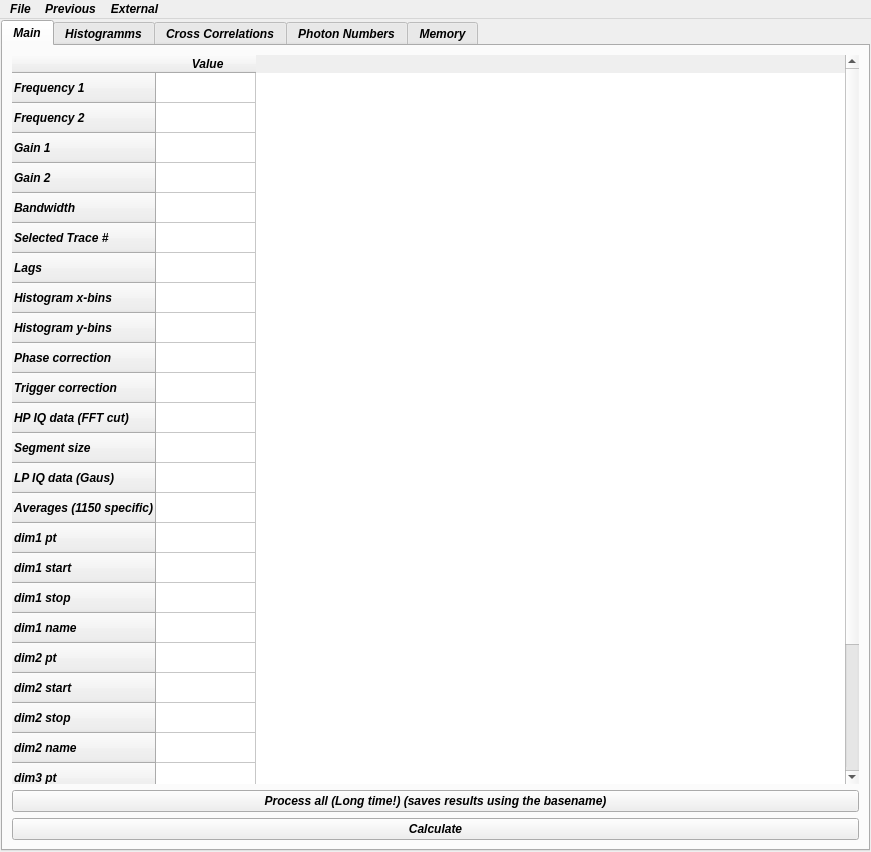
<?xml version="1.0" encoding="UTF-8"?>
<ui version="4.0">
 <class>MainWindow</class>
 <widget class="QMainWindow" name="MainWindow">
  <property name="geometry">
   <rect>
    <x>0</x>
    <y>0</y>
    <width>871</width>
    <height>852</height>
   </rect>
  </property>
  <property name="font">
   <font>
    <weight>75</weight>
    <italic>true</italic>
    <bold>true</bold>
   </font>
  </property>
  <property name="windowTitle">
   <string>MainWindow</string>
  </property>
  <property name="unifiedTitleAndToolBarOnMac">
   <bool>false</bool>
  </property>
  <widget class="QWidget" name="centralwidget">
   <property name="sizePolicy">
    <sizepolicy hsizetype="Expanding" vsizetype="Expanding">
     <horstretch>0</horstretch>
     <verstretch>0</verstretch>
    </sizepolicy>
   </property>
   <property name="minimumSize">
    <size>
     <width>175</width>
     <height>280</height>
    </size>
   </property>
   <layout class="QHBoxLayout" name="horizontalLayout_2">
    <property name="spacing">
     <number>0</number>
    </property>
    <property name="margin">
     <number>1</number>
    </property>
    <item>
     <layout class="QVBoxLayout" name="verticalLayout_2">
      <item>
       <widget class="QTabWidget" name="tabWidget">
        <property name="currentIndex">
         <number>0</number>
        </property>
        <widget class="QWidget" name="tab_1">
         <attribute name="title">
          <string>Main</string>
         </attribute>
         <layout class="QVBoxLayout" name="verticalLayout_6">
          <item>
           <widget class="QTableWidget" name="tableWidget">
            <property name="sizePolicy">
             <sizepolicy hsizetype="Minimum" vsizetype="Minimum">
              <horstretch>0</horstretch>
              <verstretch>0</verstretch>
             </sizepolicy>
            </property>
            <property name="minimumSize">
             <size>
              <width>0</width>
              <height>0</height>
             </size>
            </property>
            <property name="layoutDirection">
             <enum>Qt::LeftToRight</enum>
            </property>
            <property name="autoFillBackground">
             <bool>false</bool>
            </property>
            <property name="frameShape">
             <enum>QFrame::NoFrame</enum>
            </property>
            <property name="frameShadow">
             <enum>QFrame::Plain</enum>
            </property>
            <row>
             <property name="text">
              <string>Frequency 1</string>
             </property>
            </row>
            <row>
             <property name="text">
              <string>Frequency 2</string>
             </property>
            </row>
            <row>
             <property name="text">
              <string>Gain 1</string>
             </property>
            </row>
            <row>
             <property name="text">
              <string>Gain 2</string>
             </property>
            </row>
            <row>
             <property name="text">
              <string>Bandwidth</string>
             </property>
            </row>
            <row>
             <property name="text">
              <string>Selected Trace #</string>
             </property>
            </row>
            <row>
             <property name="text">
              <string>Lags</string>
             </property>
            </row>
            <row>
             <property name="text">
              <string>Histogram x-bins</string>
             </property>
            </row>
            <row>
             <property name="text">
              <string>Histogram y-bins</string>
             </property>
            </row>
            <row>
             <property name="text">
              <string>Phase correction</string>
             </property>
            </row>
            <row>
             <property name="text">
              <string>Trigger correction</string>
             </property>
            </row>
            <row>
             <property name="text">
              <string>HP IQ data (FFT cut)</string>
             </property>
            </row>
            <row>
             <property name="text">
              <string>Segment size</string>
             </property>
            </row>
            <row>
             <property name="text">
              <string>LP IQ data (Gaus)</string>
             </property>
            </row>
            <row>
             <property name="text">
              <string>Averages (1150 specific)</string>
             </property>
            </row>
            <row>
             <property name="text">
              <string>dim1 pt</string>
             </property>
            </row>
            <row>
             <property name="text">
              <string>dim1 start</string>
             </property>
            </row>
            <row>
             <property name="text">
              <string>dim1 stop</string>
             </property>
            </row>
            <row>
             <property name="text">
              <string>dim1 name</string>
             </property>
            </row>
            <row>
             <property name="text">
              <string>dim2 pt</string>
             </property>
            </row>
            <row>
             <property name="text">
              <string>dim2 start</string>
             </property>
            </row>
            <row>
             <property name="text">
              <string>dim2 stop</string>
             </property>
            </row>
            <row>
             <property name="text">
              <string>dim2 name</string>
             </property>
            </row>
            <row>
             <property name="text">
              <string>dim3 pt</string>
             </property>
            </row>
            <row>
             <property name="text">
              <string>dim3 start</string>
             </property>
            </row>
            <row>
             <property name="text">
              <string>dim3 stop</string>
             </property>
            </row>
            <row>
             <property name="text">
              <string>dim3 name</string>
             </property>
            </row>
            <row>
             <property name="text">
              <string>Process num</string>
             </property>
            </row>
            <column>
             <property name="text">
              <string> Value</string>
             </property>
            </column>
            <item row="2" column="0">
             <property name="text">
              <string notr="true"/>
             </property>
             <property name="textAlignment">
              <set>AlignLeft|AlignVCenter</set>
             </property>
            </item>
           </widget>
          </item>
          <item>
           <widget class="QPushButton" name="Process_all">
            <property name="sizePolicy">
             <sizepolicy hsizetype="Minimum" vsizetype="Fixed">
              <horstretch>0</horstretch>
              <verstretch>0</verstretch>
             </sizepolicy>
            </property>
            <property name="text">
             <string>Process all (Long time!) (saves results using the basename)</string>
            </property>
           </widget>
          </item>
          <item>
           <widget class="QPushButton" name="makeHistogram">
            <property name="sizePolicy">
             <sizepolicy hsizetype="Minimum" vsizetype="Fixed">
              <horstretch>0</horstretch>
              <verstretch>0</verstretch>
             </sizepolicy>
            </property>
            <property name="text">
             <string>Calculate</string>
            </property>
           </widget>
          </item>
         </layout>
        </widget>
        <widget class="QWidget" name="tab_2">
         <attribute name="title">
          <string>Histogramms</string>
         </attribute>
         <layout class="QVBoxLayout" name="verticalLayout_7">
          <item>
           <layout class="QVBoxLayout" name="HistLayout"/>
          </item>
         </layout>
        </widget>
        <widget class="QWidget" name="tab_4">
         <attribute name="title">
          <string>Cross Correlations</string>
         </attribute>
         <layout class="QVBoxLayout" name="verticalLayout_8">
          <item>
           <widget class="QToolBox" name="toolBox_2">
            <property name="currentIndex">
             <number>0</number>
            </property>
            <widget class="QWidget" name="cc_page">
             <property name="geometry">
              <rect>
               <x>0</x>
               <y>0</y>
               <width>821</width>
               <height>704</height>
              </rect>
             </property>
             <attribute name="label">
              <string>Cross correlations</string>
             </attribute>
             <layout class="QVBoxLayout" name="verticalLayout_10">
              <item>
               <layout class="QVBoxLayout" name="CorrLayout"/>
              </item>
             </layout>
            </widget>
            <widget class="QWidget" name="TMS_page">
             <property name="geometry">
              <rect>
               <x>0</x>
               <y>0</y>
               <width>98</width>
               <height>28</height>
              </rect>
             </property>
             <attribute name="label">
              <string>Two Mode Squeezing</string>
             </attribute>
             <layout class="QVBoxLayout" name="verticalLayout_11">
              <item>
               <layout class="QVBoxLayout" name="TMSLayout"/>
              </item>
             </layout>
            </widget>
           </widget>
          </item>
         </layout>
        </widget>
        <widget class="QWidget" name="tab_3">
         <attribute name="title">
          <string>Photon Numbers</string>
         </attribute>
         <layout class="QVBoxLayout" name="verticalLayout_9">
          <item>
           <widget class="QToolBox" name="toolBox_3">
            <property name="currentIndex">
             <number>1</number>
            </property>
            <widget class="QWidget" name="phn1_page">
             <property name="geometry">
              <rect>
               <x>0</x>
               <y>0</y>
               <width>98</width>
               <height>28</height>
              </rect>
             </property>
             <attribute name="label">
              <string>Page 1</string>
             </attribute>
             <layout class="QVBoxLayout" name="verticalLayout_3">
              <item>
               <layout class="QVBoxLayout" name="phn1"/>
              </item>
             </layout>
            </widget>
            <widget class="QWidget" name="phn2_page">
             <property name="geometry">
              <rect>
               <x>0</x>
               <y>0</y>
               <width>821</width>
               <height>704</height>
              </rect>
             </property>
             <attribute name="label">
              <string>Page 2</string>
             </attribute>
             <layout class="QVBoxLayout" name="verticalLayout">
              <item>
               <layout class="QVBoxLayout" name="phn2"/>
              </item>
             </layout>
            </widget>
           </widget>
          </item>
         </layout>
        </widget>
        <widget class="QWidget" name="tab_5">
         <attribute name="title">
          <string>Memory</string>
         </attribute>
         <layout class="QVBoxLayout" name="verticalLayout_12">
          <item>
           <widget class="QListWidget" name="selectDat"/>
          </item>
         </layout>
        </widget>
       </widget>
      </item>
     </layout>
    </item>
   </layout>
  </widget>
  <widget class="QMenuBar" name="menubar">
   <property name="geometry">
    <rect>
     <x>0</x>
     <y>0</y>
     <width>871</width>
     <height>22</height>
    </rect>
   </property>
   <property name="nativeMenuBar">
    <bool>false</bool>
   </property>
   <widget class="QMenu" name="menuFile">
    <property name="title">
     <string>File</string>
    </property>
    <addaction name="open_hdf5_on"/>
    <addaction name="open_hdf5_off"/>
    <addaction name="save_mtx_as"/>
    <addaction name="save_mtx"/>
    <addaction name="action_Quit"/>
   </widget>
   <widget class="QMenu" name="menuPrevious">
    <property name="title">
     <string>Previous</string>
    </property>
    <addaction name="actionSavePrev"/>
    <addaction name="actionLoadPrev"/>
   </widget>
   <widget class="QMenu" name="menuExternal">
    <property name="title">
     <string>External</string>
    </property>
    <addaction name="actionMtx_files"/>
    <addaction name="action2d_plots"/>
   </widget>
   <addaction name="menuFile"/>
   <addaction name="menuPrevious"/>
   <addaction name="menuExternal"/>
  </widget>
  <action name="open_hdf5_off">
   <property name="text">
    <string>Open hdf5 (OFF)</string>
   </property>
  </action>
  <action name="save_mtx_as">
   <property name="text">
    <string>Select mtx basename ...</string>
   </property>
  </action>
  <action name="action_Quit">
   <property name="text">
    <string> Quit</string>
   </property>
  </action>
  <action name="open_hdf5_on">
   <property name="text">
    <string>Open hdf5 (ON)</string>
   </property>
  </action>
  <action name="actionSavePrev">
   <property name="text">
    <string>Save</string>
   </property>
  </action>
  <action name="actionLoadPrev">
   <property name="text">
    <string>Load</string>
   </property>
  </action>
  <action name="actionMtx_files">
   <property name="text">
    <string>Spyview mtx</string>
   </property>
  </action>
  <action name="action2d_plots">
   <property name="text">
    <string>Gnuplot (inactive)</string>
   </property>
  </action>
  <action name="save_mtx">
   <property name="text">
    <string>Save Histogramms</string>
   </property>
  </action>
 </widget>
 <resources/>
 <connections/>
</ui>
